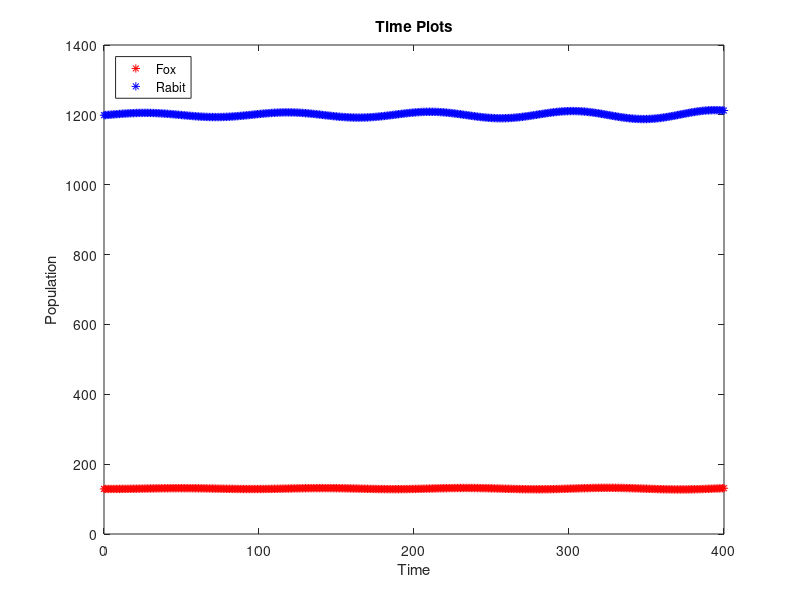
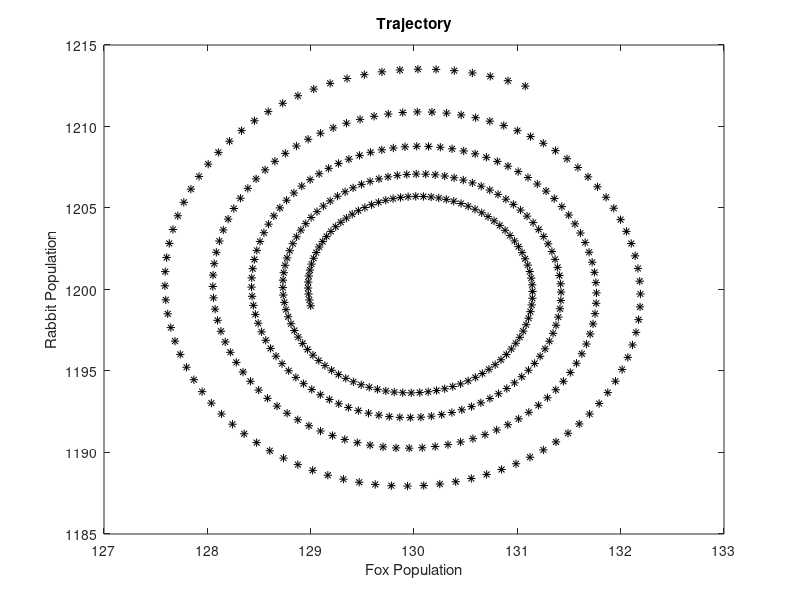

Source code (MATLAB) for these figures, in order:
# Command to Clear Command History
history -c

# Command to Clear Workspace with all Variables and Loaded Packages
clear all

# Command to Clear Command Window
clc

# Week 08 - In Class Practice Code
F = zeros(1,401);
R = zeros(1,401);

F(1) = 129;
R(1) = 1199;
# 130 / 1200 -> Equilibrium Point & 0 / 0 -> Equilibrium Point

for i=1:400
  F(i+1) = 0.88*F(i) + 0.0001*R(i)*F(i);
  R(i+1) = -0.0003*R(i)*F(i) + 1.039*R(i);
end
F
R

n = [0:400];

figure(1)
plot(n, F, '*r', n, R, '*b');
title('Time Plots');
xlabel('Time');
ylabel('Population');
legend('Fox', 'Rabit', 'Location', 'northwest');

figure(2)
plot(F,R,'*k')
xlabel('Fox Population')
ylabel('Rabbit Population')
title('Trajectory');
